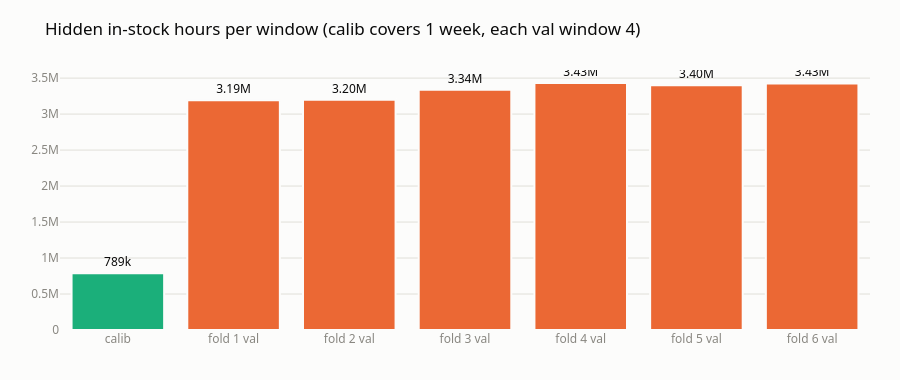

Write notebook code for a chart like this one.
### Markdown cell above
## 6. Evaluation masks (`eval_masks.parquet`)

### Code cell
display(masks.head())
per_window = (
    masks.groupby(["split", "fold"], dropna=False)
    .size()
    .rename("hidden_hours")
    .reset_index()
    .assign(
        window=lambda d: np.where(
            d["fold"].isna(), "calib", "fold " + d["fold"].astype(str) + " val"
        )
    )
)
display(per_window)

fig = px.bar(
    per_window,
    x="window",
    y="hidden_hours",
    color="split",
    color_discrete_map=SPLIT_COLORS,
    text_auto=".3s",
    title="Hidden in-stock hours per window (calib covers 1 week, each val window 4)",
)
fig.update_traces(
    marker_line_color="#fcfcfb", marker_line_width=2, textposition="outside"
)
fig.update_layout(height=380, xaxis_title=None, yaxis_title=None, showlegend=False)
fig.show()

### Figure 1 — Plotly figure (JSON) as saved in the notebook; plotly's stock layout.template omitted (floating-point values rounded to 4 significant figures)
{"data": [{"hovertemplate": "split=calib<br>window=%{x}<br>hidden_hours=%{y}<extra></extra>", "legendgroup": "calib", "marker": {"color": "#1baf7a", "line": {"color": "#fcfcfb", "width": 2}, "pattern": {"shape": ""}}, "name": "calib", "orientation": "v", "showlegend": true, "textposition": "outside", "texttemplate": "%{y:.3s}", "type": "bar", "x": ["calib"], "xaxis": "x", "y": [788600], "yaxis": "y"}, {"hovertemplate": "split=val<br>window=%{x}<br>hidden_hours=%{y}<extra></extra>", "legendgroup": "val", "marker": {"color": "#eb6834", "line": {"color": "#fcfcfb", "width": 2}, "pattern": {"shape": ""}}, "name": "val", "orientation": "v", "showlegend": true, "textposition": "outside", "texttemplate": "%{y:.3s}", "type": "bar", "x": ["fold 1 val", "fold 2 val", "fold 3 val", "fold 4 val", "fold 5 val", "fold 6 val"], "xaxis": "x", "y": [3193482, 3199644, 3338264, 3431991, 3399760, 3425440], "yaxis": "y"}], "layout": {"barmode": "relative", "height": 380, "legend": {"title": {"text": "split"}, "tracegroupgap": 0}, "showlegend": false, "title": {"text": "Hidden in-stock hours per window (calib covers 1 week, each val window 4)"}, "xaxis": {"anchor": "y", "domain": [0, 1], "title": {}}, "yaxis": {"anchor": "x", "domain": [0, 1], "title": {}}}}
